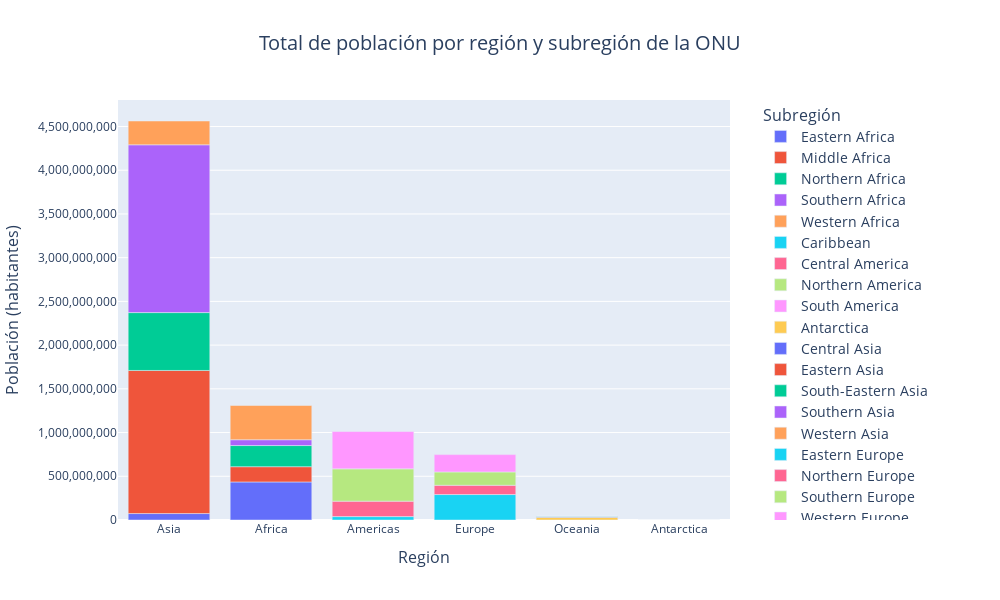

The notebook cell saved with this chart:
### Markdown cell above
Con el argumento `color=SUBREGION` puede generarse un gráfico de barras apiladas (en inglés, *stacked*), el cual permite mostrar datos con varios niveles de agrupación.

### Code cell
# Suma de población por región y subregión de la ONU
# Con reset_index() se evita la creación de un índice y 
# así es posible usar más fácilmente todas las columnas en el gráfico
poblacion_region_subregion_suma = paises.groupby(['REGION_UN', 'SUBREGION'])['POP_EST'].sum().reset_index()

# Ordenar las regiones por población total descendente
poblacion_total_region = poblacion_region_subregion_suma.groupby('REGION_UN')['POP_EST'].sum().sort_values(ascending=False).index

# Asignar el orden de las categorías en el eje X
poblacion_region_subregion_suma['REGION_UN'] = pd.Categorical(
    poblacion_region_subregion_suma['REGION_UN'],
    categories=poblacion_total_region,
    ordered=True
)

# Creación del gráfico de barras apiladas
fig = px.bar(
    poblacion_region_subregion_suma,
    x='REGION_UN',
    y='POP_EST',
    color='SUBREGION',
    title='Total de población por región y subregión de la ONU',
    labels={
        'REGION_UN': 'Región',
        'SUBREGION': 'Subregión',
        'POP_EST': 'Población (habitantes)'
    },
    category_orders={'REGION_UN': poblacion_total_region},  # Aplicar el orden de las regiones
    width=1000,   # Ancho de la figura en píxeles
    height=600    # Alto de la figura en píxeles
)

# Actualizar el formato del eje y para evitar notación científica
fig.update_yaxes(tickformat=",d")

# Personalizar el diseño (opcional)
fig.update_layout(
    title=dict(
        x=0.5,  # Centrar el título
        font=dict(size=20)
    ),
    xaxis_title=dict(
        font=dict(size=16)
    ),
    yaxis_title=dict(
        font=dict(size=16)
    ),
    legend_title=dict(
        text='Subregión',
        font=dict(size=16)
    ),
    legend=dict(
        title_font_size=16,
        font_size=14,
        x=1.05,  # Posición horizontal de la leyenda
        y=1      # Posición vertical de la leyenda
    )
)

# Mostrar el gráfico
fig.show()

### Figure 1 — Plotly figure (JSON) as saved in the notebook; plotly's stock layout.template omitted (floating-point values rounded to 4 significant figures)
{"data": [{"alignmentgroup": "True", "hovertemplate": "Subregión=Eastern Africa<br>Región=%{x}<br>Población (habitantes)=%{y}<extra></extra>", "legendgroup": "Eastern Africa", "marker": {"color": "#636efa", "pattern": {"shape": ""}}, "name": "Eastern Africa", "offsetgroup": "Eastern Africa", "orientation": "v", "showlegend": true, "textposition": "auto", "type": "bar", "x": ["Africa"], "xaxis": "x", "y": [435200000.0], "yaxis": "y"}, {"alignmentgroup": "True", "hovertemplate": "Subregión=Middle Africa<br>Región=%{x}<br>Población (habitantes)=%{y}<extra></extra>", "legendgroup": "Middle Africa", "marker": {"color": "#EF553B", "pattern": {"shape": ""}}, "name": "Middle Africa", "offsetgroup": "Middle Africa", "orientation": "v", "showlegend": true, "textposition": "auto", "type": "bar", "x": ["Africa"], "xaxis": "x", "y": [174308432], "yaxis": "y"}, {"alignmentgroup": "True", "hovertemplate": "Subregión=Northern Africa<br>Región=%{x}<br>Población (habitantes)=%{y}<extra></extra>", "legendgroup": "Northern Africa", "marker": {"color": "#00cc96", "pattern": {"shape": ""}}, "name": "Northern Africa", "offsetgroup": "Northern Africa", "orientation": "v", "showlegend": true, "textposition": "auto", "type": "bar", "x": ["Africa"], "xaxis": "x", "y": [241801558], "yaxis": "y"}, {"alignmentgroup": "True", "hovertemplate": "Subregión=Southern Africa<br>Región=%{x}<br>Población (habitantes)=%{y}<extra></extra>", "legendgroup": "Southern Africa", "marker": {"color": "#ab63fa", "pattern": {"shape": ""}}, "name": "Southern Africa", "offsetgroup": "Southern Africa", "orientation": "v", "showlegend": true, "textposition": "auto", "type": "bar", "x": ["Africa"], "xaxis": "x", "y": [66629895], "yaxis": "y"}, {"alignmentgroup": "True", "hovertemplate": "Subregión=Western Africa<br>Región=%{x}<br>Población (habitantes)=%{y}<extra></extra>", "legendgroup": "Western Africa", "marker": {"color": "#FFA15A", "pattern": {"shape": ""}}, "name": "Western Africa", "offsetgroup": "Western Africa", "orientation": "v", "showlegend": true, "textposition": "auto", "type": "bar", "x": ["Africa"], "xaxis": "x", "y": [391434098], "yaxis": "y"}, {"alignmentgroup": "True", "hovertemplate": "Subregión=Caribbean<br>Región=%{x}<br>Población (habitantes)=%{y}<extra></extra>", "legendgroup": "Caribbean", "marker": {"color": "#19d3f3", "pattern": {"shape": ""}}, "name": "Caribbean", "offsetgroup": "Caribbean", "orientation": "v", "showlegend": true, "textposition": "auto", "type": "bar", "x": ["Americas"], "xaxis": "x", "y": [38982419], "yaxis": "y"}, {"alignmentgroup": "True", "hovertemplate": "Subregión=Central America<br>Región=%{x}<br>Población (habitantes)=%{y}<extra></extra>", "legendgroup": "Central America", "marker": {"color": "#FF6692", "pattern": {"shape": ""}}, "name": "Central America", "offsetgroup": "Central America", "orientation": "v", "showlegend": true, "textposition": "auto", "type": "bar", "x": ["Americas"], "xaxis": "x", "y": [176609080], "yaxis": "y"}, {"alignmentgroup": "True", "hovertemplate": "Subregión=Northern America<br>Región=%{x}<br>Población (habitantes)=%{y}<extra></extra>", "legendgroup": "Northern America", "marker": {"color": "#B6E880", "pattern": {"shape": ""}}, "name": "Northern America", "offsetgroup": "Northern America", "orientation": "v", "showlegend": true, "textposition": "auto", "type": "bar", "x": ["Americas"], "xaxis": "x", "y": [369184722], "yaxis": "y"}, {"alignmentgroup": "True", "hovertemplate": "Subregión=South America<br>Región=%{x}<br>Población (habitantes)=%{y}<extra></extra>", "legendgroup": "South America", "marker": {"color": "#FF97FF", "pattern": {"shape": ""}}, "name": "South America", "offsetgroup": "South America", "orientation": "v", "showlegend": true, "textposition": "auto", "type": "bar", "x": ["Americas"], "xaxis": "x", "y": [427063263], "yaxis": "y"}, {"alignmentgroup": "True", "hovertemplate": "Subregión=Antarctica<br>Región=%{x}<br>Población (habitantes)=%{y}<extra></extra>", "legendgroup": "Antarctica", "marker": {"color": "#FECB52", "pattern": {"shape": ""}}, "name": "Antarctica", "offsetgroup": "Antarctica", "orientation": "v", "showlegend": true, "textposition": "auto", "type": "bar", "x": ["Antarctica"], "xaxis": "x", "y": [4490], "yaxis": "y"}, {"alignmentgroup": "True", "hovertemplate": "Subregión=Central Asia<br>Región=%{x}<br>Población (habitantes)=%{y}<extra></extra>", "legendgroup": "Central Asia", "marker": {"color": "#636efa", "pattern": {"shape": ""}}, "name": "Central Asia", "offsetgroup": "Central Asia", "orientation": "v", "showlegend": true, "textposition": "auto", "type": "bar", "x": ["Asia"], "xaxis": "x", "y": [73814587], "yaxis": "y"}, {"alignmentgroup": "True", "hovertemplate": "Subregión=Eastern Asia<br>Región=%{x}<br>Población (habitantes)=%{y}<extra></extra>", "legendgroup": "Eastern Asia", "marker": {"color": "#EF553B", "pattern": {"shape": ""}}, "name": "Eastern Asia", "offsetgroup": "Eastern Asia", "orientation": "v", "showlegend": true, "textposition": "auto", "type": "bar", "x": ["Asia"], "xaxis": "x", "y": [1636296580], "yaxis": "y"}, {"alignmentgroup": "True", "hovertemplate": "Subregión=South-Eastern Asia<br>Región=%{x}<br>Población (habitantes)=%{y}<extra></extra>", "legendgroup": "South-Eastern Asia", "marker": {"color": "#00cc96", "pattern": {"shape": ""}}, "name": "South-Eastern Asia", "offsetgroup": "South-Eastern Asia", "orientation": "v", "showlegend": true, "textposition": "auto", "type": "bar", "x": ["Asia"], "xaxis": "x", "y": [661911038], "yaxis": "y"}, {"alignmentgroup": "True", "hovertemplate": "Subregión=Southern Asia<br>Región=%{x}<br>Población (habitantes)=%{y}<extra></extra>", "legendgroup": "Southern Asia", "marker": {"color": "#ab63fa", "pattern": {"shape": ""}}, "name": "Southern Asia", "offsetgroup": "Southern Asia", "orientation": "v", "showlegend": true, "textposition": "auto", "type": "bar", "x": ["Asia"], "xaxis": "x", "y": [1918690648], "yaxis": "y"}, {"alignmentgroup": "True", "hovertemplate": "Subregión=Western Asia<br>Región=%{x}<br>Población (habitantes)=%{y}<extra></extra>", "legendgroup": "Western Asia", "marker": {"color": "#FFA15A", "pattern": {"shape": ""}}, "name": "Western Asia", "offsetgroup": "Western Asia", "orientation": "v", "showlegend": true, "textposition": "auto", "type": "bar", "x": ["Asia"], "xaxis": "x", "y": [272122703], "yaxis": "y"}, {"alignmentgroup": "True", "hovertemplate": "Subregión=Eastern Europe<br>Región=%{x}<br>Población (habitantes)=%{y}<extra></extra>", "legendgroup": "Eastern Europe", "marker": {"color": "#19d3f3", "pattern": {"shape": ""}}, "name": "Eastern Europe", "offsetgroup": "Eastern Europe", "orientation": "v", "showlegend": true, "textposition": "auto", "type": "bar", "x": ["Europe"], "xaxis": "x", "y": [291080093], "yaxis": "y"}, {"alignmentgroup": "True", "hovertemplate": "Subregión=Northern Europe<br>Región=%{x}<br>Población (habitantes)=%{y}<extra></extra>", "legendgroup": "Northern Europe", "marker": {"color": "#FF6692", "pattern": {"shape": ""}}, "name": "Northern Europe", "offsetgroup": "Northern Europe", "orientation": "v", "showlegend": true, "textposition": "auto", "type": "bar", "x": ["Europe"], "xaxis": "x", "y": [105802448], "yaxis": "y"}, {"alignmentgroup": "True", "hovertemplate": "Subregión=Southern Europe<br>Región=%{x}<br>Población (habitantes)=%{y}<extra></extra>", "legendgroup": "Southern Europe", "marker": {"color": "#B6E880", "pattern": {"shape": ""}}, "name": "Southern Europe", "offsetgroup": "Southern Europe", "orientation": "v", "showlegend": true, "textposition": "auto", "type": "bar", "x": ["Europe"], "xaxis": "x", "y": [152729852], "yaxis": "y"}, {"alignmentgroup": "True", "hovertemplate": "Subregión=Western Europe<br>Región=%{x}<br>Población (habitantes)=%{y}<extra></extra>", "legendgroup": "Western Europe", "marker": {"color": "#FF97FF", "pattern": {"shape": ""}}, "name": "Western Europe", "offsetgroup": "Western Europe", "orientation": "v", "showlegend": true, "textposition": "auto", "type": "bar", "x": ["Europe"], "xaxis": "x", "y": [198095699], "yaxis": "y"}, {"alignmentgroup": "True", "hovertemplate": "Subregión=Australia and New Zealand<br>Región=%{x}<br>Población (habitantes)=%{y}<extra></extra>", "legendgroup": "Australia and New Zealand", "marker": {"color": "#FECB52", "pattern": {"shape": ""}}, "name": "Australia and New Zealand", "offsetgroup": "Australia and New Zealand", "orientation": "v", "showlegend": true, "textposition": "auto", "type": "bar", "x": ["Oceania"], "xaxis": "x", "y": [30319695], "yaxis": "y"}, {"alignmentgroup": "True", "hovertemplate": "Subregión=Melanesia<br>Región=%{x}<br>Población (habitantes)=%{y}<extra></extra>", "legendgroup": "Melanesia", "marker": {"color": "#636efa", "pattern": {"shape": ""}}, "name": "Melanesia", "offsetgroup": "Melanesia", "orientation": "v", "showlegend": true, "textposition": "auto", "type": "bar", "x": ["Oceania"], "xaxis": "x", "y": [10635767], "yaxis": "y"}, {"alignmentgroup": "True", "hovertemplate": "Subregión=Micronesia<br>Región=%{x}<br>Población (habitantes)=%{y}<extra></extra>", "legendgroup": "Micronesia", "marker": {"color": "#EF553B", "pattern": {"shape": ""}}, "name": "Micronesia", "offsetgroup": "Micronesia", "orientation": "v", "showlegend": true, "textposition": "auto", "type": "bar", "x": ["Oceania"], "xaxis": "x", "y": [320801], "yaxis": "y"}, {"alignmentgroup": "True", "hovertemplate": "Subregión=Polynesia<br>Región=%{x}<br>Población (habitantes)=%{y}<extra></extra>", "legendgroup": "Polynesia", "marker": {"color": "#00cc96", "pattern": {"shape": ""}}, "name": "Polynesia", "offsetgroup": "Polynesia", "orientation": "v", "showlegend": true, "textposition": "auto", "type": "bar", "x": ["Oceania"], "xaxis": "x", "y": [313237], "yaxis": "y"}], "layout": {"barmode": "relative", "height": 600, "legend": {"font": {"size": 14}, "title": {"font": {"size": 16}, "text": "Subregión"}, "tracegroupgap": 0, "x": 1.05, "y": 1}, "title": {"font": {"size": 20}, "text": "Total de población por región y subregión de la ONU", "x": 0.5}, "width": 1000, "xaxis": {"anchor": "y", "categoryarray": ["Asia", "Africa", "Americas", "Europe", "Oceania", "Antarctica"], "categoryorder": "array", "domain": [0, 1], "title": {"font": {"size": 16}, "text": "Región"}}, "yaxis": {"anchor": "x", "domain": [0, 1], "tickformat": ",d", "title": {"font": {"size": 16}, "text": "Población (habitantes)"}}}}
